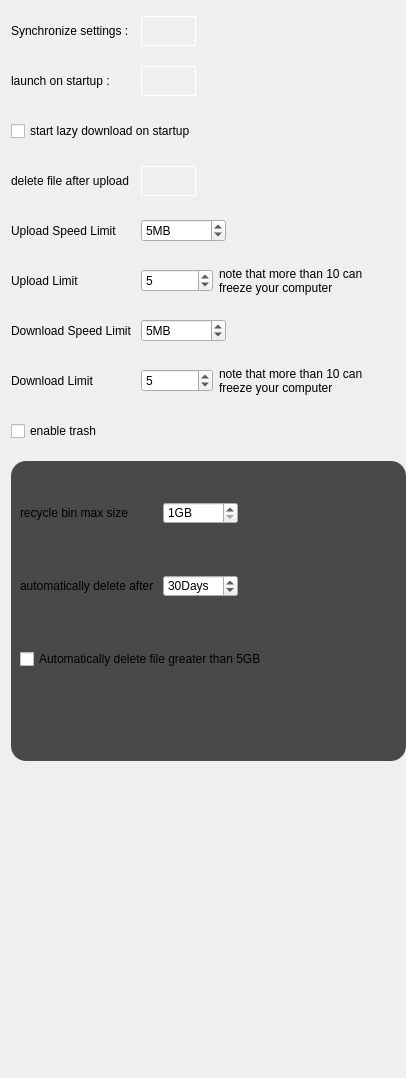
         <widget class="QWidget" name="scrollAreaWidgetContents_2">
          <property name="geometry">
           <rect>
            <x>0</x>
            <y>0</y>
            <width>406</width>
            <height>1078</height>
           </rect>
          </property>
          <layout class="QGridLayout" name="gridLayout_9">
           <property name="rightMargin">
            <number>0</number>
           </property>
           <property name="verticalSpacing">
            <number>10</number>
           </property>
           <item row="7" column="0">
            <widget class="QLabel" name="label_28">
             <property name="minimumSize">
              <size>
               <width>0</width>
               <height>40</height>
              </size>
             </property>
             <property name="text">
              <string>Download Limit</string>
             </property>
            </widget>
           </item>
           <item row="6" column="1" colspan="2">
            <widget class="QSpinBox" name="downloadSpeedLimitSpinBox">
             <property name="minimumSize">
              <size>
               <width>72</width>
               <height>0</height>
              </size>
             </property>
             <property name="maximumSize">
              <size>
               <width>85</width>
               <height>16777215</height>
              </size>
             </property>
             <property name="styleSheet">
              <string notr="true"/>
             </property>
             <property name="suffix">
              <string>MB</string>
             </property>
             <property name="minimum">
              <number>1</number>
             </property>
             <property name="maximum">
              <number>100</number>
             </property>
             <property name="value">
              <number>5</number>
             </property>
            </widget>
           </item>
           <item row="3" column="0">
            <widget class="QLabel" name="label_6">
             <property name="minimumSize">
              <size>
               <width>0</width>
               <height>40</height>
              </size>
             </property>
             <property name="text">
              <string>delete file after upload </string>
             </property>
            </widget>
           </item>
           <item row="6" column="0">
            <widget class="QLabel" name="label_16">
             <property name="minimumSize">
              <size>
               <width>0</width>
               <height>40</height>
              </size>
             </property>
             <property name="text">
              <string>Download Speed Limit </string>
             </property>
            </widget>
           </item>
           <item row="4" column="0">
            <widget class="QLabel" name="label_15">
             <property name="minimumSize">
              <size>
               <width>0</width>
               <height>40</height>
              </size>
             </property>
             <property name="text">
              <string>Upload Speed Limit </string>
             </property>
            </widget>
           </item>
           <item row="9" column="0" colspan="5">
            <widget class="QFrame" name="trashFrame">
             <property name="minimumSize">
              <size>
               <width>0</width>
               <height>300</height>
              </size>
             </property>
             <property name="styleSheet">
              <string notr="true">QFrame{
background-color:rgba(250,250,200,0.6);
background:rgba(55, 58, 64,0.7);
border-radius:15px;
background:rgba(16, 51, 76, 0.7);
background:rgba(31, 31, 31,0.8);
}
QLabel{
background:transparent;
}</string>
             </property>
             <property name="frameShape">
              <enum>QFrame::Shape::StyledPanel</enum>
             </property>
             <property name="frameShadow">
              <enum>QFrame::Shadow::Raised</enum>
             </property>
             <layout class="QGridLayout" name="gridLayout_8">
              <property name="verticalSpacing">
               <number>10</number>
              </property>
              <item row="3" column="0">
               <spacer name="verticalSpacer_2">
                <property name="orientation">
                 <enum>Qt::Orientation::Vertical</enum>
                </property>
                <property name="sizeType">
                 <enum>QSizePolicy::Policy::Maximum</enum>
                </property>
                <property name="sizeHint" stdset="0">
                 <size>
                  <width>20</width>
                  <height>50</height>
                 </size>
                </property>
               </spacer>
              </item>
              <item row="1" column="0">
               <widget class="QLabel" name="label_17">
                <property name="minimumSize">
                 <size>
                  <width>0</width>
                  <height>40</height>
                 </size>
                </property>
                <property name="text">
                 <string>automatically delete after </string>
                </property>
               </widget>
              </item>
              <item row="0" column="1">
               <widget class="QSpinBox" name="trashMaxSizeSpinbox">
                <property name="styleSheet">
                 <string notr="true"/>
                </property>
                <property name="suffix">
                 <string>GB</string>
                </property>
                <property name="minimum">
                 <number>1</number>
                </property>
                <property name="maximum">
                 <number>20</number>
                </property>
               </widget>
              </item>
              <item row="2" column="0" colspan="4">
               <widget class="QCheckBox" name="automaticallyDeleteThan5">
                <property name="minimumSize">
                 <size>
                  <width>0</width>
                  <height>40</height>
                 </size>
                </property>
                <property name="styleSheet">
                 <string notr="true"/>
                </property>
                <property name="text">
                 <string>Automatically delete file greater than 5GB</string>
                </property>
                <property name="iconSize">
                 <size>
                  <width>32</width>
                  <height>32</height>
                 </size>
                </property>
               </widget>
              </item>
              <item row="1" column="1">
               <widget class="QSpinBox" name="daystoDeleteSpinBox">
                <property name="styleSheet">
                 <string notr="true"/>
                </property>
                <property name="suffix">
                 <string>Days</string>
                </property>
                <property name="minimum">
                 <number>1</number>
                </property>
                <property name="maximum">
                 <number>365</number>
                </property>
                <property name="value">
                 <number>30</number>
                </property>
               </widget>
              </item>
              <item row="0" column="0">
               <widget class="QLabel" name="label_14">
                <property name="minimumSize">
                 <size>
                  <width>0</width>
                  <height>40</height>
                 </size>
                </property>
                <property name="text">
                 <string>recycle bin max size</string>
                </property>
               </widget>
              </item>
              <item row="0" column="3">
               <spacer name="horizontalSpacer_6">
                <property name="orientation">
                 <enum>Qt::Orientation::Horizontal</enum>
                </property>
                <property name="sizeHint" stdset="0">
                 <size>
                  <width>40</width>
                  <height>20</height>
                 </size>
                </property>
               </spacer>
              </item>
              <item row="1" column="3">
               <spacer name="horizontalSpacer_7">
                <property name="orientation">
                 <enum>Qt::Orientation::Horizontal</enum>
                </property>
                <property name="sizeHint" stdset="0">
                 <size>
                  <width>40</width>
                  <height>20</height>
                 </size>
                </property>
               </spacer>
              </item>
             </layout>
            </widget>
           </item>
           <item row="10" column="0">
            <spacer name="verticalSpacer_5">
             <property name="orientation">
              <enum>Qt::Orientation::Vertical</enum>
             </property>
             <property name="sizeHint" stdset="0">
              <size>
               <width>20</width>
               <height>40</height>
              </size>
             </property>
            </spacer>
           </item>
           <item row="1" column="0">
            <widget class="QLabel" name="label_2">
             <property name="minimumSize">
              <size>
               <width>0</width>
               <height>40</height>
              </size>
             </property>
             <property name="text">
              <string>launch on startup :</string>
             </property>
            </widget>
           </item>
           <item row="1" column="1">
            <widget class="ToggleButton" name="launchOnStartupButton">
             <property name="minimumSize">
              <size>
               <width>55</width>
               <height>30</height>
              </size>
             </property>
             <property name="maximumSize">
              <size>
               <width>55</width>
               <height>30</height>
              </size>
             </property>
             <property name="styleSheet">
              <string notr="true">border:1px solid white;</string>
             </property>
             <property name="text">
              <string/>
             </property>
            </widget>
           </item>
           <item row="0" column="1">
            <widget class="ToggleButton" name="synchronizedSettingButton">
             <property name="minimumSize">
              <size>
               <width>55</width>
               <height>30</height>
              </size>
             </property>
             <property name="maximumSize">
              <size>
               <width>55</width>
               <height>30</height>
              </size>
             </property>
             <property name="styleSheet">
              <string notr="true">border:1px solid white;</string>
             </property>
             <property name="text">
              <string/>
             </property>
            </widget>
           </item>
           <item row="2" column="0" colspan="5">
            <widget class="QCheckBox" name="startLazyDownloadCheck">
             <property name="minimumSize">
              <size>
               <width>0</width>
               <height>40</height>
              </size>
             </property>
             <property name="layoutDirection">
              <enum>Qt::LayoutDirection::LeftToRight</enum>
             </property>
             <property name="styleSheet">
              <string notr="true"/>
             </property>
             <property name="text">
              <string>start lazy download on startup</string>
             </property>
             <property name="iconSize">
              <size>
               <width>32</width>
               <height>32</height>
              </size>
             </property>
            </widget>
           </item>
           <item row="4" column="1" colspan="2">
            <widget class="QSpinBox" name="uploadSpeedLimitSpinBox">
             <property name="minimumSize">
              <size>
               <width>72</width>
               <height>0</height>
              </size>
             </property>
             <property name="maximumSize">
              <size>
               <width>85</width>
               <height>16777215</height>
              </size>
             </property>
             <property name="styleSheet">
              <string notr="true"/>
             </property>
             <property name="suffix">
              <string>MB</string>
             </property>
             <property name="minimum">
              <number>1</number>
             </property>
             <property name="maximum">
              <number>100</number>
             </property>
             <property name="value">
              <number>5</number>
             </property>
            </widget>
           </item>
           <item row="5" column="0">
            <widget class="QLabel" name="label_27">
             <property name="minimumSize">
              <size>
               <width>0</width>
               <height>40</height>
              </size>
             </property>
             <property name="text">
              <string>Upload Limit</string>
             </property>
            </widget>
           </item>
           <item row="0" column="0">
            <widget class="QLabel" name="label_13">
             <property name="minimumSize">
              <size>
               <width>0</width>
               <height>40</height>
              </size>
             </property>
             <property name="text">
              <string>Synchronize settings :</string>
             </property>
            </widget>
           </item>
           <item row="8" column="0" colspan="5">
            <widget class="QCheckBox" name="disableTrashCheck">
             <property name="minimumSize">
              <size>
               <width>0</width>
               <height>40</height>
              </size>
             </property>
             <property name="layoutDirection">
              <enum>Qt::LayoutDirection::LeftToRight</enum>
             </property>
             <property name="styleSheet">
              <string notr="true"/>
             </property>
             <property name="text">
              <string>enable trash</string>
             </property>
             <property name="iconSize">
              <size>
               <width>32</width>
               <height>32</height>
              </size>
             </property>
            </widget>
           </item>
           <item row="3" column="1">
            <widget class="ToggleButton" name="deleteAfterUploadButton">
             <property name="minimumSize">
              <size>
               <width>55</width>
               <height>30</height>
              </size>
             </property>
             <property name="maximumSize">
              <size>
               <width>55</width>
               <height>30</height>
              </size>
             </property>
             <property name="styleSheet">
              <string notr="true">border:1px solid white;</string>
             </property>
             <property name="text">
              <string/>
             </property>
            </widget>
           </item>
           <item row="3" column="2" colspan="3">
            <spacer name="horizontalSpacer_3">
             <property name="orientation">
              <enum>Qt::Orientation::Horizontal</enum>
             </property>
             <property name="sizeHint" stdset="0">
              <size>
               <width>437</width>
               <height>20</height>
              </size>
             </property>
            </spacer>
           </item>
           <item row="1" column="2" colspan="3">
            <spacer name="horizontalSpacer_2">
             <property name="orientation">
              <enum>Qt::Orientation::Horizontal</enum>
             </property>
             <property name="sizeHint" stdset="0">
              <size>
               <width>437</width>
               <height>20</height>
              </size>
             </property>
            </spacer>
           </item>
           <item row="0" column="2" colspan="2">
            <spacer name="horizontalSpacer">
             <property name="orientation">
              <enum>Qt::Orientation::Horizontal</enum>
             </property>
             <property name="sizeHint" stdset="0">
              <size>
               <width>431</width>
               <height>20</height>
              </size>
             </property>
            </spacer>
           </item>
           <item row="5" column="1">
            <widget class="QSpinBox" name="uploadLimitSpinBox">
             <property name="minimumSize">
              <size>
               <width>72</width>
               <height>0</height>
              </size>
             </property>
             <property name="maximumSize">
              <size>
               <width>85</width>
               <height>16777215</height>
              </size>
             </property>
             <property name="maximum">
              <number>30</number>
             </property>
             <property name="value">
              <number>5</number>
             </property>
            </widget>
           </item>
           <item row="5" column="2" colspan="2">
            <widget class="QLabel" name="label_29">
             <property name="text">
              <string>note that more than 10 can freeze your computer</string>
             </property>
             <property name="wordWrap">
              <bool>true</bool>
             </property>
            </widget>
           </item>
           <item row="7" column="1">
            <widget class="QSpinBox" name="downloadLimitSpinBox">
             <property name="minimumSize">
              <size>
               <width>72</width>
               <height>0</height>
              </size>
             </property>
             <property name="maximumSize">
              <size>
               <width>85</width>
               <height>16777215</height>
              </size>
             </property>
             <property name="maximum">
              <number>30</number>
             </property>
             <property name="value">
              <number>5</number>
             </property>
            </widget>
           </item>
           <item row="7" column="2" colspan="2">
            <widget class="QLabel" name="label_30">
             <property name="text">
              <string>note that more than 10 can freeze your computer</string>
             </property>
             <property name="wordWrap">
              <bool>true</bool>
             </property>
            </widget>
           </item>
          </layout>
         </widget>
